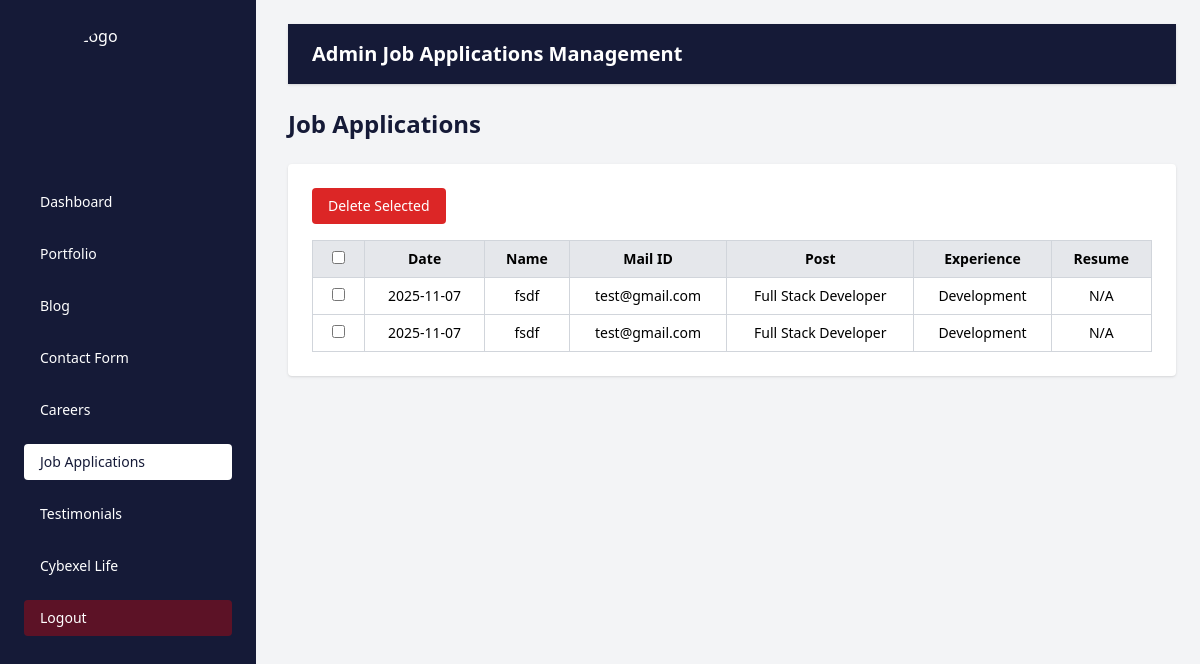
Page /admin_job_applications/ (signed in) on the earlier database version.
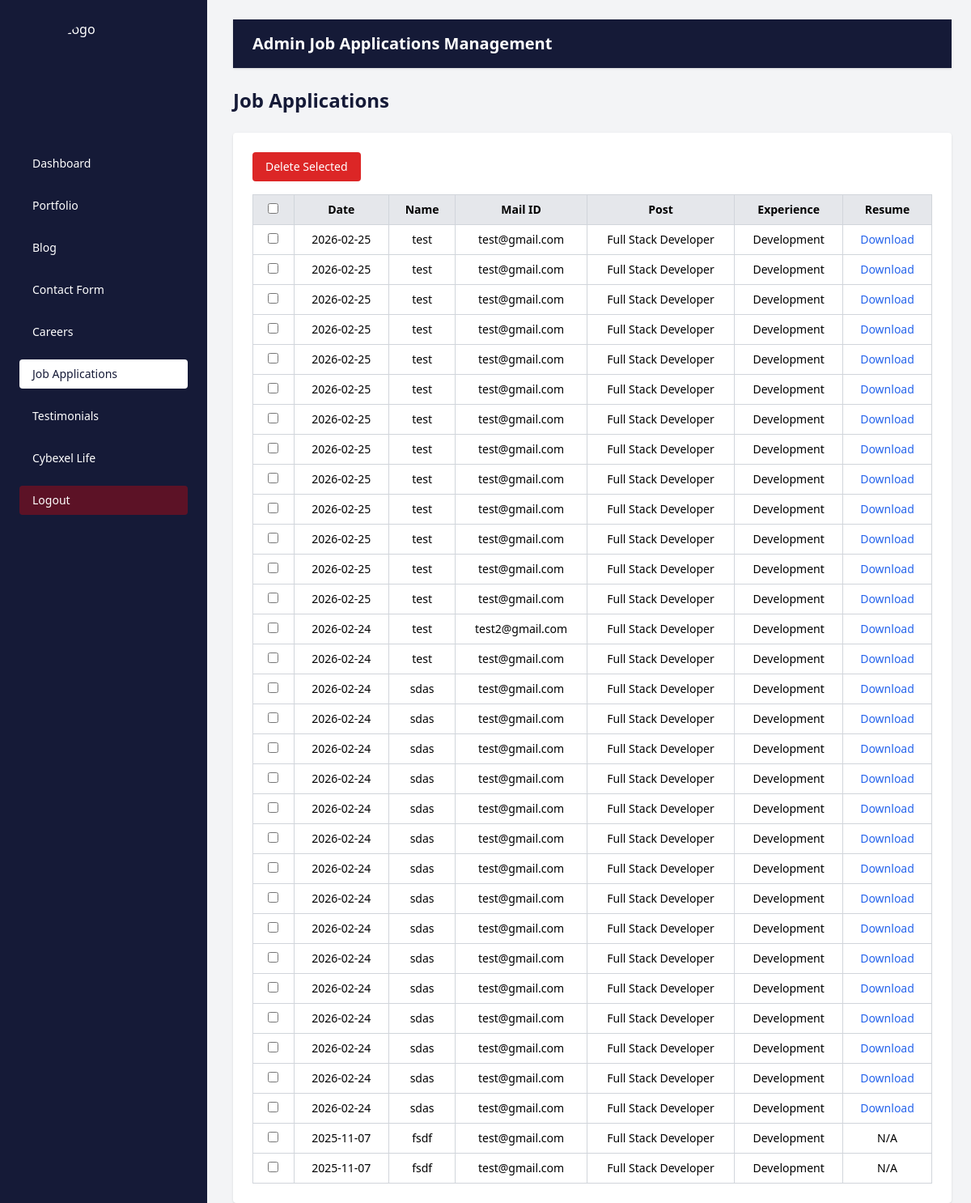
Same page on the later database version.
### cybexelapp/models.py (models this page shows, shortened)
class JobApplication(models.Model):
    department = models.ForeignKey(Department, on_delete=models.SET_NULL, null=True)
    position = models.CharField(max_length=255)
    label = models.CharField(max_length=255)
    name = models.CharField(max_length=255)
    email = models.EmailField()
    cover_letter = models.TextField(blank=True)
    resume = models.FileField(upload_to='resumes/', blank=True)
    submitted_at = models.DateTimeField(auto_now_add=True)

class Department(models.Model):
    name = models.CharField(max_length=100, unique=True)

### cybexelapp/views.py (the view)
# urls.py: path('admin_job_applications/', views.admin_job_applications, name='admin_job_applications'),
@never_cache
@login_required(login_url='admin_login')
def admin_job_applications(request):
    applications = JobApplication.objects.all().order_by('-submitted_at')
    return render(request, 'admin_job_applications.html', {'applications': applications})

### cybexelapp/templates/admin_job_applications.html (shortened to what this page needs)
{% load static %}
<!DOCTYPE html>
<html lang="en">
<head>
    <script src="https://cdn.tailwindcss.com"></script>
</head>
<body class="bg-gray-100">
    <div class="flex h-screen">
           <aside class="w-64 bg-[#151a37] text-white p-6 fixed h-screen">
      <div class="flex items-center justify-center mb-8">
        <img src="{% static 'images/logo1.png' %}" alt="Logo" class="w-32 h-32 object-contain rounded-full">
      </div>
      <nav>
        <ul class="space-y-4 text-sm">
           <li>
            <a href="{% url 'admin_dashboard' %}" class="block py-2 px-4 rounded hover:bg-white hover:text-[#151a37]">
              Dashboard
            </a>
          </li>
           <li>
            <a href="{% url 'admin_portfolio' %}" class="block py-2 px-4 rounded hover:bg-white hover:text-[#151a37]">
              Portfolio
            </a>
          </li>
          <li>
            <a href="{% url 'admin_blog' %}" class="block py-2 px-4 rounded hover:bg-white hover:text-[#151a37]">
              Blog
            </a>
          </li>
          <li>
            <a href="{% url 'admin_contact' %}" class="block py-2 px-4 rounded hover:bg-white hover:text-[#151a37]">
              Contact Form
            </a>
          </li>
          <li>
            <a href="{% url 'admin_careers' %}" class="block py-2 px-4 rounded hover:bg-white hover:text-[#151a37]">
              Careers
            </a>
          </li>
          <li>
            <a href="{% url 'admin_job_applications' %}" class="block py-2 px-4 rounded bg-white text-[#151a37]">
              Job Applications
            </a>
          </li>
          <li>
            <a href="{% url 'admin_testimonials' %}" class="block py-2 px-4 rounded hover:bg-white hover:text-[#151a37]">
              Testimonials
            </a>
          </li>
          <li>
            <a href="{% url 'admin_cybexelife' %}" class="block py-2 px-4 rounded hover:bg-white hover:text-[#151a37]">
              Cybexel Life
            </a>
          </li>
          <li>
  <a href="{% url 'logout' %}" class="block py-2 px-4 rounded bg-[red]/30 text-white">
    Logout
  </a>
</li>
        </ul>
      </nav>
    </aside>
          <div class="flex-1 p-6 pl-[18rem]">
            <div class="w-full bg-[#151a37] text-white py-4 px-6 r shadow mb-6">
    <h2 class="text-xl font-semibold">Admin Job Applications Management</h2>
  </div>
  <h1 class="text-2xl font-semibold text-[#151a37] mb-6">Job Applications</h1>
 <form method="POST" action="{% url 'bulk_delete_job_applications' %}">
  <div class="bg-white p-6 rounded shadow overflow-x-auto">
    <div class="mb-4">
      <button type="submit" onclick="return confirm('Are you sure you want to delete selected applications?')"
              class="bg-red-600 hover:bg-red-700 text-white px-4 py-2 rounded text-sm">
        Delete Selected
      </button>
    </div>
    <table class="w-full border-collapse border border-gray-300 text-sm">
      <thead>
        <tr class="bg-gray-200 text-center">
          <th class="border border-gray-300 px-4 py-2">
            <input type="checkbox" id="select-all" />
          </th>
          <th class="border border-gray-300 px-4 py-2">Date</th>
          <th class="border border-gray-300 px-4 py-2">Name</th>
          <th class="border border-gray-300 px-4 py-2">Mail ID</th>
          <th class="border border-gray-300 px-4 py-2">Post</th>
          <th class="border border-gray-300 px-4 py-2">Experience</th>
          <th class="border border-gray-300 px-4 py-2">Resume</th>
        </tr>
      </thead>
      <tbody>
        {% for application in applications %}
        <tr class="text-center">
          <td class="border border-gray-300 px-4 py-2">
            <input type="checkbox" name="selected_ids" value="{{ application.id }}" />
          </td>
          <td class="border border-gray-300 px-4 py-2">{{ application.submitted_at|date:"Y-m-d" }}</td>
          <td class="border border-gray-300 px-4 py-2">{{ application.name }}</td>
          <td class="border border-gray-300 px-4 py-2">{{ application.email }}</td>
          <td class="border border-gray-300 px-4 py-2">{{ application.position }}</td>
          <td class="border border-gray-300 px-4 py-2">{{ application.department.name }}</td>
          <td class="border border-gray-300 px-4 py-2">
            {% if application.resume %}
              <a href="{{ application.resume.url }}" target="_blank" class="text-blue-600 hover:underline">Download</a>
            {% else %}
              N/A
            {% endif %}
          </td>
        </tr>
        {% empty %}
        <tr>
          <td colspan="9" class="text-center py-4">No applications yet.</td>
        </tr>
        {% endfor %}
      </tbody>
    </table>
  </div>
</form>
</div>
    </div>
</body>
</html>

Differences in the rows shown:
added JobApplication: submitted_at "2026-02-25", name "test", email "test@gmail.com", position "Full Stack Developer", department.name "Development"
added JobApplication: submitted_at "2026-02-25", name "test", email "test@gmail.com", position "Full Stack Developer", department.name "Development"
added JobApplication: submitted_at "2026-02-25", name "test", email "test@gmail.com", position "Full Stack Developer", department.name "Development"
added JobApplication: submitted_at "2026-02-25", name "test", email "test@gmail.com", position "Full Stack Developer", department.name "Development"
added JobApplication: submitted_at "2026-02-25", name "test", email "test@gmail.com", position "Full Stack Developer", department.name "Development"
added JobApplication: submitted_at "2026-02-25", name "test", email "test@gmail.com", position "Full Stack Developer", department.name "Development"
added JobApplication: submitted_at "2026-02-25", name "test", email "test@gmail.com", position "Full Stack Developer", department.name "Development"
added JobApplication: submitted_at "2026-02-25", name "test", email "test@gmail.com", position "Full Stack Developer", department.name "Development"
added JobApplication: submitted_at "2026-02-25", name "test", email "test@gmail.com", position "Full Stack Developer", department.name "Development"
added JobApplication: submitted_at "2026-02-25", name "test", email "test@gmail.com", position "Full Stack Developer", department.name "Development"
added JobApplication: submitted_at "2026-02-25", name "test", email "test@gmail.com", position "Full Stack Developer", department.name "Development"
added JobApplication: submitted_at "2026-02-25", name "test", email "test@gmail.com", position "Full Stack Developer", department.name "Development"
added JobApplication: submitted_at "2026-02-25", name "test", email "test@gmail.com", position "Full Stack Developer", department.name "Development"
added JobApplication: submitted_at "2026-02-24", name "test", email "test2@gmail.com", position "Full Stack Developer", department.name "Development"
added JobApplication: submitted_at "2026-02-24", name "test", email "test@gmail.com", position "Full Stack Developer", department.name "Development"
added JobApplication: submitted_at "2026-02-24", name "sdas", email "test@gmail.com", position "Full Stack Developer", department.name "Development"
added JobApplication: submitted_at "2026-02-24", name "sdas", email "test@gmail.com", position "Full Stack Developer", department.name "Development"
added JobApplication: submitted_at "2026-02-24", name "sdas", email "test@gmail.com", position "Full Stack Developer", department.name "Development"
added JobApplication: submitted_at "2026-02-24", name "sdas", email "test@gmail.com", position "Full Stack Developer", department.name "Development"
added JobApplication: submitted_at "2026-02-24", name "sdas", email "test@gmail.com", position "Full Stack Developer", department.name "Development"
added JobApplication: submitted_at "2026-02-24", name "sdas", email "test@gmail.com", position "Full Stack Developer", department.name "Development"
added JobApplication: submitted_at "2026-02-24", name "sdas", email "test@gmail.com", position "Full Stack Developer", department.name "Development"
added JobApplication: submitted_at "2026-02-24", name "sdas", email "test@gmail.com", position "Full Stack Developer", department.name "Development"
added JobApplication: submitted_at "2026-02-24", name "sdas", email "test@gmail.com", position "Full Stack Developer", department.name "Development"
added JobApplication: submitted_at "2026-02-24", name "sdas", email "test@gmail.com", position "Full Stack Developer", department.name "Development"
added JobApplication: submitted_at "2026-02-24", name "sdas", email "test@gmail.com", position "Full Stack Developer", department.name "Development"
added JobApplication: submitted_at "2026-02-24", name "sdas", email "test@gmail.com", position "Full Stack Developer", department.name "Development"
added JobApplication: submitted_at "2026-02-24", name "sdas", email "test@gmail.com", position "Full Stack Developer", department.name "Development"
added JobApplication: submitted_at "2026-02-24", name "sdas", email "test@gmail.com", position "Full Stack Developer", department.name "Development"
added JobApplication: submitted_at "2026-02-24", name "sdas", email "test@gmail.com", position "Full Stack Developer", department.name "Development"
